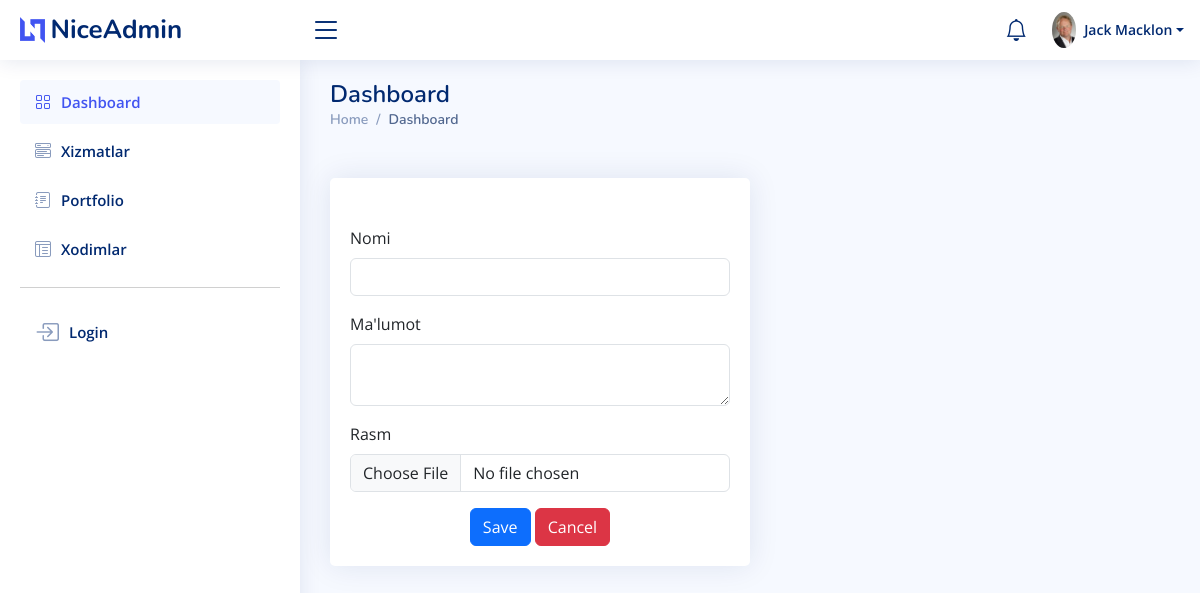
The page /dashboard/portfolio/create/ (signed in) on the database its author committed.
### users/models.py (models this page shows, shortened)
class User(AbstractUser):
    profile_image = models.ImageField(upload_to='profile_pics', default="default_profile_pic.jpg")
    @property
    def full_name(self):
        return f'{self.first_name} {self.last_name}'

### dashboard/views.py (the view, shortened to what this page needs)
# urls.py: path('portfolio/create/', PortfolioCreateView.as_view(), name='portfolio-create'),
class PortfolioCreateView(View):
    def get(self, request):
        return render(request, 'dashboard/portfolio/portfolio_create.html')

### templates/dashboard/portfolio/portfolio_create.html (shortened to what this page needs)
{% extends 'dashboard/index.html' %}
{% block content %}
        <div class="col-lg-6 mt-xl-5">
          <div class="card mt-xl-5">
            <div class="card-body mt-xl-5">
              <form enctype="multipart/form-data" class="row g-3" method="post" action="{% url 'dashboard:portfolio-create' %}">
                <div class="col-12">
                  <label for="inputNanme4" class="form-label">Nomi</label>
                  <input name="name" type="text" class="form-control" id="inputNanme4">
                </div>
                <div class="col-12">
                  <label for="inputEmail4" class="form-label">Ma'lumot</label>
                    <textarea name="description" type="text" class="form-control" id="inputEmail4"></textarea>
                </div>
                <div class="col-12">
                  <label for="inputPassword4" class="form-label">Rasm</label>
                  <input name="image" type="file" class="form-control" id="inputPassword4">
                </div>
                <div class="text-center">
                  <button type="submit" class="btn btn-primary">Save</button>
                    <a class="btn btn-danger" href="{% url 'dashboard:home' %}">Cancel</a>
                </div>
              </form>
            </div>
          </div>
        </div>
{% endblock %}

### templates/dashboard/index.html (shortened to what this page needs)
{% load static %}
<!DOCTYPE html>
<html lang="en">
<head>
  <link href="{% static 'dashboard/assets/vendor/bootstrap/css/bootstrap.min.css' %}" rel="stylesheet">
  <link href="{% static 'dashboard/assets/vendor/bootstrap-icons/bootstrap-icons.css' %}" rel="stylesheet">
  <link href="{% static 'dashboard/assets/vendor/boxicons/css/boxicons.min.css' %}" rel="stylesheet">
  <link href="{% static 'dashboard/assets/vendor/quill/quill.snow.css' %}" rel="stylesheet">
  <link href="{% static 'dashboard/assets/vendor/quill/quill.bubble.css' %}" rel="stylesheet">
  <link href="{% static 'dashboard/assets/vendor/remixicon/remixicon.css' %}" rel="stylesheet">
  <link href="{% static 'dashboard/assets/vendor/simple-datatables/style.css' %}" rel="stylesheet">
  <link href="{% static 'dashboard/assets/css/style.css' %}" rel="stylesheet">
</head>
<body>
  <header id="header" class="header fixed-top d-flex align-items-center">
    <div class="d-flex align-items-center justify-content-between">
      <a href="{% url 'dashboard:home' %}" class="logo d-flex align-items-center">
        <img src="{% static 'dashboard/assets/img/logo.png' %}" alt="">
        <span class="d-none d-lg-block">NiceAdmin</span>
      </a>
      <i class="bi bi-list toggle-sidebar-btn"></i>
    </div>
    <nav class="header-nav ms-auto">
      <ul class="d-flex align-items-center">
        <li class="nav-item d-block ">
          <a class="nav-link nav-icon" href="{% url 'users:contact-list' %}" >
            <i class="bi bi-bell"></i>
          </a>
        </li>
        <li class="nav-item dropdown">
        <li class="nav-item dropdown pe-3">
          <a class="nav-link nav-profile d-flex align-items-center pe-0" href="#" data-bs-toggle="dropdown">
            <img src="{{ request.user.profile_image.url }}" alt="Profile" class="rounded-circle">
            <span class="d-none d-md-block dropdown-toggle ps-2">{{ request.user.full_name }}</span>
          </a>
        </li>
      </ul>
    </nav>
  </header>
  <aside id="sidebar" class="sidebar">
    <ul class="sidebar-nav" id="sidebar-nav">
      <li class="nav-item">
        <a class="nav-link " href="{% url 'dashboard:home' %}">
          <i class="bi bi-grid"></i>
          <span>Dashboard</span>
        </a>
      </li>
      <li class="nav-item">
        <a class="nav-link collapsed" data-bs-target="#components-nav"  href="{% url 'dashboard:services-list' %}">
          <i class="bi bi-menu-button-wide"></i><span>Xizmatlar</span>
        </a>
      </li>
      <li class="nav-item">
        <a class="nav-link collapsed" data-bs-target="#forms-nav"  href="{% url 'dashboard:portfolio-list' %}">
          <i class="bi bi-journal-text"></i><span>Portfolio</span>
        </a>
      </li>
      <li class="nav-item">
        <a class="nav-link collapsed" data-bs-target="#tables-nav" href="{% url 'dashboard:staff-list' %}">
          <i class="bi bi-layout-text-window-reverse"></i><span>Xodimlar</span>
        </a>
      </li>
      <hr>
      <li class="nav-item">
        <a class="nav-link collapsed" href="{% url 'dashboard:login' %}">
         <i class="bi bi-box-arrow-in-right fs-4"></i>
          <span>Login</span>
        </a>
      </li>
    </ul>
  </aside>
  <main id="main" class="main">
    <div class="pagetitle">
      <h1>Dashboard</h1>
      <nav>
        <ol class="breadcrumb">
          <li class="breadcrumb-item"><a href="{% url 'dashboard:home' %}">Home</a></li>
          <li class="breadcrumb-item active">Dashboard</li>
        </ol>
      </nav>
    </div>
      {% block content %}
      {% endblock %}
  </main>
</body>
</html>

### static/dashboard/assets/css/style.css (style rules this page uses)
:root { scroll-behavior: smooth; }
body { font-family: "Open Sans", sans-serif; background: #f6f9ff; color: #444444; }
a { color: #4154f1; text-decoration: none; }
h1, h2, h3, h4, h5, h6 { font-family: "Nunito", sans-serif; }
#main { margin-top: 60px; padding: 20px 30px; transition: all 0.3s; }
.pagetitle { margin-bottom: 10px; }
.pagetitle h1 { font-size: 24px; margin-bottom: 0; font-weight: 600; color: #012970; }
.card { margin-bottom: 30px; border: none; border-radius: 5px; box-shadow: 0px 0 30px rgba(1, 41, 112, 0.1); }
.card-body { padding: 0 20px 20px 20px; }
.breadcrumb { font-size: 14px; font-family: "Nunito", sans-serif; color: #899bbd; font-weight: 600; }
.breadcrumb a { color: #899bbd; transition: 0.3s; }
.breadcrumb .breadcrumb-item::before { color: #899bbd; }
.breadcrumb .active { color: #51678f; font-weight: 600; }
.logo { line-height: 1; }
@media (min-width: 1200px) { .logo { width: 280px; } }
.logo img { max-height: 26px; margin-right: 6px; }
.logo span { font-size: 26px; font-weight: 700; color: #012970; font-family: "Nunito", sans-serif; }
.header { transition: all 0.5s; z-index: 997; height: 60px; box-shadow: 0px 2px 20px rgba(1, 41, 112, 0.1); background-color: #fff; padding-left: 20px; }
.header .toggle-sidebar-btn { font-size: 32px; padding-left: 10px; cursor: pointer; color: #012970; }
.header-nav ul { list-style: none; }
.header-nav>ul { margin: 0; padding: 0; }
.header-nav .nav-icon { font-size: 22px; color: #012970; margin-right: 25px; position: relative; }
.header-nav .nav-profile { color: #012970; }
.header-nav .nav-profile img { max-height: 36px; }
.header-nav .nav-profile span { font-size: 14px; font-weight: 600; }
.sidebar { position: fixed; top: 60px; left: 0; bottom: 0; width: 300px; z-index: 996; transition: all 0.3s; padding: 20px; overflow-y: auto; scrollbar-width: thin; scrollbar-color: #aab7cf transparent; box-shadow: 0px 0px 20px rgba(1, 41, 112, 0.1); background-color: #fff; }
@media (min-width: 1200px) { #main, #footer { margin-left: 300px; } }
.sidebar-nav { padding: 0; margin: 0; list-style: none; }
.sidebar-nav li { padding: 0; margin: 0; list-style: none; }
.sidebar-nav .nav-item { margin-bottom: 5px; }
.sidebar-nav .nav-link { display: flex; align-items: center; font-size: 15px; font-weight: 600; color: #4154f1; transition: 0.3; background: #f6f9ff; padding: 10px 15px; border-radius: 4px; }
.sidebar-nav .nav-link i { font-size: 16px; margin-right: 10px; color: #4154f1; }
.sidebar-nav .nav-link.collapsed { color: #012970; background: #fff; }
.sidebar-nav .nav-link.collapsed i { color: #899bbd; }

### rows shown on the page
User: user.profile_image (picture), user.full_name "Jack Macklon"
